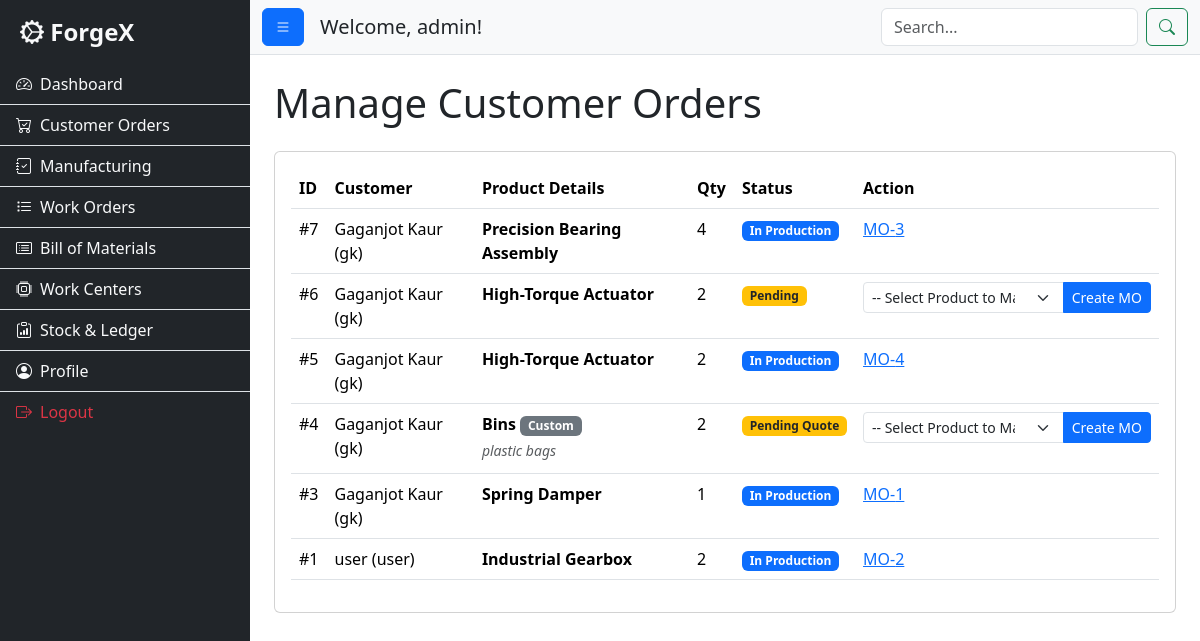
/customer_orders/manager (signed in), run on the app's committed database.
### app.py (models this page shows)
class User(db.Model):
    id = db.Column(db.Integer, primary_key=True)
    username = db.Column(db.String(80), unique=True, nullable=False)
    password = db.Column(db.String(200), nullable=False)
    name = db.Column(db.String(120), nullable=False)
    email = db.Column(db.String(120), unique=True, nullable=False)
    role = db.Column(db.String(20), nullable=False)
    secret_code = db.Column(db.String(100), nullable=True)
    is_verified = db.Column(db.Boolean, default=False, nullable=False)
    orders = db.relationship('CustomerOrder', backref='customer', lazy=True)

class CustomerOrder(db.Model):
    id = db.Column(db.Integer, primary_key=True)
    customer_id = db.Column(db.Integer, db.ForeignKey('user.id'), nullable=False)
    product_name = db.Column(db.String(100), nullable=False)
    is_custom = db.Column(db.Boolean, default=False)
    description = db.Column(db.Text, nullable=True)
    quantity = db.Column(db.Integer, nullable=False)
    status = db.Column(db.String(50), default='Pending')
    created_at = db.Column(db.DateTime, default=datetime.datetime.utcnow)
    manufacturing_order_id = db.Column(db.Integer, db.ForeignKey('manufacturing_order.id'), nullable=True)
    manufacturing_order = db.relationship('ManufacturingOrder', backref='customer_order', uselist=False)

### app.py (the view)
@app.route('/customer_orders/manager')
@login_required
@role_required('manager')
def customer_orders_manager():
    products = Product.query.order_by(Product.name).all()
    orders = CustomerOrder.query.options(db.joinedload(CustomerOrder.customer)).order_by(CustomerOrder.created_at.desc()).all()
    return render_template('customer_orders_manager.html', orders=orders, products=products)

### app.py (called while the page is built)
def login_required(f):
    @wraps(f)
    def decorated_function(*args, **kwargs):
        if 'username' not in session:
            flash("Please log in to access this page.", "warning")
            return redirect(url_for('login'))
        user = User.query.filter_by(username=session['username']).first()
        if not user:
            session.clear()
            flash("Your login session was invalid. Please log in again.", "danger")
            return redirect(url_for('login'))
        return f(*args, **kwargs)
    return decorated_function

def role_required(required_role):
    def decorator(f):
        @wraps(f)
        def decorated_function(*args, **kwargs):
            if session.get('role') != required_role:
                flash("You do not have permission to access this page.", "danger")
                return redirect(url_for('index'))
            return f(*args, **kwargs)
        return decorated_function
    return decorator

### templates/customer_orders_manager.html (shortened to what this page needs)
{% extends "layout.html" %}
{% block content %}
<h1 class="mb-4">Manage Customer Orders</h1>
<div class="card">
    <div class="card-body">
        <div class="table-responsive">
            <table class="table table-hover">
                <thead>
                    <tr>
                        <th>ID</th>
                        <th>Customer</th>
                        <th>Product Details</th>
                        <th>Qty</th>
                        <th>Status</th>
                        <th>Action</th>
                    </tr>
                </thead>
                <tbody>
                    {% for order in orders %}
                    <tr>
                        <td>#{{ order.id }}</td>
                        <td>{{ order.customer.name }} ({{ order.customer.username }})</td>
                        <td>
                            <strong>{{ order.product_name }}</strong>
                            {% if order.is_custom %}
                                <span class="badge bg-secondary">Custom</span>
                                <p class="small text-muted mb-1 mt-1"><em>{{ order.description }}</em></p>
                            {% endif %}
                        </td>
                        <td>{{ order.quantity }}</td>
                        <td>
                             <span class="badge
                                {% if order.status == 'Shipped' %}bg-success
                                {% elif order.status == 'In Production' %}bg-primary
                                {% elif order.status == 'Pending' or order.status == 'Pending Quote' %}bg-warning text-dark
                                {% else %}bg-secondary
                                {% endif %}">
                                {{ order.status }}
                            </span>
                        </td>
                        <td>
                            {% if not order.manufacturing_order_id %}
                            <form action="{{ url_for('create_mo_from_co', order_id=order.id) }}" method="post">
                                <div class="input-group input-group-sm">
                                    <select name="product_id" class="form-select">
                                        <option value="" selected>-- Select Product to Make --</option>
                                    </select>
                                    <button class="btn btn-primary" type="submit">Create MO</button>
                                </div>
                            </form>
                            {% else %}
                            <a href="{{ url_for('manufacturing_orders') }}">MO-{{ order.manufacturing_order_id }}</a>
                            {% endif %}
                        </td>
                    </tr>
                    {% else %}
                    <tr>
                        <td colspan="6" class="text-center">No customer orders found.</td>
                    </tr>
                    {% endfor %}
                </tbody>
            </table>
        </div>
    </div>
</div>
{% endblock %}

### templates/layout.html (shortened to what this page needs)
<!DOCTYPE html>
<html lang="en">
<head>
    <link href="https://cdn.jsdelivr.net/npm/bootstrap@5.3.2/dist/css/bootstrap.min.css" rel="stylesheet">
    <link rel="stylesheet" href="https://cdn.jsdelivr.net/npm/bootstrap-icons@1.11.1/font/bootstrap-icons.css">
    <link rel="stylesheet" href="{{ url_for('static', filename='css/style.css') }}">
</head>
<body>
    <div class="d-flex" id="wrapper">
        <div class="bg-dark border-right" id="sidebar-wrapper">
            <div class="sidebar-heading text-light">
                <i class="bi bi-gear-wide-connected"></i> ForgeX
            </div>
            <div class="list-group list-group-flush">
                {% if session.role == 'manager' %}
                    <a href="{{ url_for('manager_dashboard') }}" class="list-group-item list-group-item-action bg-dark text-light"><i class="bi bi-speedometer2 me-2"></i>Dashboard</a>
                    <a href="{{ url_for('customer_orders_manager') }}" class="list-group-item list-group-item-action bg-dark text-light"><i class="bi bi-cart-check me-2"></i>Customer Orders</a>
                    <a href="{{ url_for('manufacturing_orders') }}" class="list-group-item list-group-item-action bg-dark text-light"><i class="bi bi-journal-check me-2"></i>Manufacturing</a>
                    <a href="{{ url_for('work_orders') }}" class="list-group-item list-group-item-action bg-dark text-light"><i class="bi bi-list-task me-2"></i>Work Orders</a>
                    <a href="{{ url_for('bill_of_materials') }}" class="list-group-item list-group-item-action bg-dark text-light"><i class="bi bi-card-list me-2"></i>Bill of Materials</a>
                    <a href="{{ url_for('work_centers') }}" class="list-group-item list-group-item-action bg-dark text-light"><i class="bi bi-cpu me-2"></i>Work Centers</a>
                    <a href="{{ url_for('stock_ledger') }}" class="list-group-item list-group-item-action bg-dark text-light"><i class="bi bi-clipboard-data me-2"></i>Stock & Ledger</a>
                {% endif %}
                <a href="{{ url_for('profile') }}" class="list-group-item list-group-item-action bg-dark text-light"><i class="bi bi-person-circle me-2"></i>Profile</a>
                <a href="{{ url_for('logout') }}" class="list-group-item list-group-item-action bg-dark text-danger"><i class="bi bi-box-arrow-right me-2"></i>Logout</a>
            </div>
        </div>
        <div id="page-content-wrapper">
            <nav class="navbar navbar-expand-lg navbar-light bg-light border-bottom">
                <div class="container-fluid">
                    <button class="btn btn-primary" id="menu-toggle"><i class="bi bi-list"></i></button>
                    <h5 class="ms-3 mb-0 d-none d-md-block">Welcome, {{ session.username }}!</h5>
                    <div class="ms-auto">
                        <form action="{{ url_for('search') }}" method="get" class="d-flex">
                            <input class="form-control me-2" type="search" name="q" placeholder="Search..." aria-label="Search" required>
                            <button class="btn btn-outline-success" type="submit"><i class="bi bi-search"></i></button>
                        </form>
                    </div>
                </div>
            </nav>
            <main class="container-fluid p-4">
                {% block content %}{% endblock %}
            </main>
        </div>
    </div>
</body>
</html>

### static/css/style.css (style rules this page uses)
body { overflow-x: hidden; }
#sidebar-wrapper { min-height: 100vh; width: 250px; margin-left: -250px; transition: margin .25s ease-out; }
#sidebar-wrapper .sidebar-heading { padding: 0.875rem 1.25rem; font-size: 1.5rem; font-weight: bold; }
#sidebar-wrapper .list-group { width: 250px; }
#page-content-wrapper { min-width: 100vw; }
@media (min-width: 768px) { #sidebar-wrapper { margin-left: 0; } }
@media (min-width: 768px) { #page-content-wrapper { min-width: 0; width: 100%; } }

### data on the page
User: username "admin"
CustomerOrder: id "7", customer.name "Gaganjot Kaur", customer.username "gk", product_name "Precision Bearing Assembly", quantity "4", status "In Production", manufacturing_order_id "3"
CustomerOrder: id "6", customer.name "Gaganjot Kaur", customer.username "gk", product_name "High-Torque Actuator", quantity "2", status "Pending"
CustomerOrder: id "5", customer.name "Gaganjot Kaur", customer.username "gk", product_name "High-Torque Actuator", quantity "2", status "In Production", manufacturing_order_id "4"
CustomerOrder: id "4", customer.name "Gaganjot Kaur", customer.username "gk", product_name "Bins", description "plastic bags", quantity "2", status "Pending Quote"
CustomerOrder: id "3", customer.name "Gaganjot Kaur", customer.username "gk", product_name "Spring Damper", quantity "1", status "In Production", manufacturing_order_id "1"
CustomerOrder: id "1", customer.name "user", customer.username "user", product_name "Industrial Gearbox", quantity "2", status "In Production", manufacturing_order_id "2"
